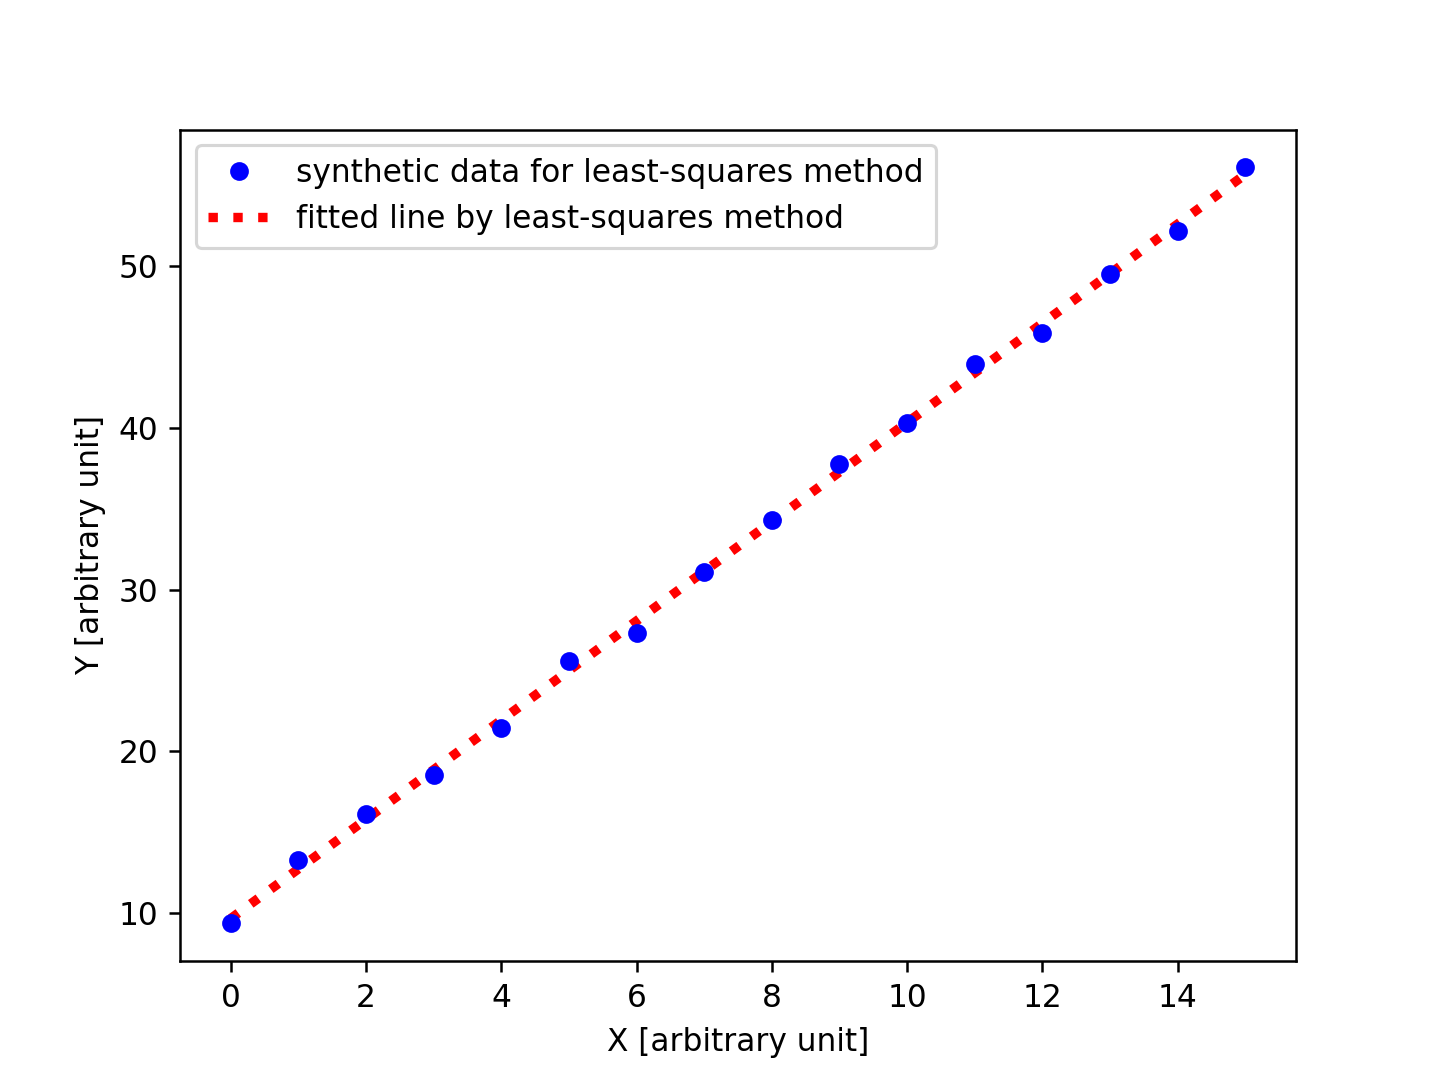

This chart was generated by the following Python code:
#!/usr/pkg/bin/python3.9

#
# Time-stamp: <2022/10/16 18:30:02 (CST) daisuke>
#

# importing sys module
import sys

# importing numpy module
import numpy

# importing scipy module
import scipy.optimize
import scipy.stats

# importing matplotlib module
import matplotlib.figure
import matplotlib.backends.backend_agg

# input file name
file_input = 'ai202209_s05_38.data'

# output file name
file_output = 'ai202209_s05_40.png'

# making empty numpy arrays
data_x = numpy.array ([])
data_y = numpy.array ([])

# opening file for reading
with open (file_input, 'r') as fh:
    # reading file line-by-line
    for line in fh:
        # splitting line into "x" and "y"
        (x_str, y_str) = line.split ()
        # converting string into float
        try:
            x = float (x_str)
        except:
            print (f'cannot convert "{x_str}" into float.')
            print (f'something is wrong.')
            print (f'exiting...')
            sys.exit (1)
        try:
            y = float (y_str)
        except:
            print (f'cannot convert "{y_str}" into float.')
            print (f'something is wrong.')
            print (f'exiting...')
            sys.exit (1)
        # appending data into numpy arrays
        data_x = numpy.append (data_x, x)
        data_y = numpy.append (data_y, y)

# printing data
for i in range (len (data_x)):
    print (f'(x_{i:02d}, y_{i:02d}) = ({data_x[i]:8.3f}, {data_y[i]:8.3f})')

# a function for straight line
def line (x, a, b):
    # line
    y = a * x + b
    # returning y
    return y

# a function to calculate residuals
def residual (param, x, y):
    # calculation of residual
    residue = param[0] * x + param[1] - y
    # returning residual
    return residue

# initial guess of coefficients
param0 = [1.0, 1.0]

# fitting
fit_lsq = scipy.optimize.least_squares (residual, param0, \
                                        args=(data_x, data_y) )

# printing result of fitting
print (f'{fit_lsq}')

# degree of freedom
dof = len (data_x) - len (fit_lsq.x)
print (f'dof = {dof}')

# reduced chi-squared
reduced_chi2 = (fit_lsq.fun**2).sum () / dof
print (f'reduced chi-squared = {reduced_chi2}')

# Jacobian
J = fit_lsq.jac
print (f'Jacobian:\n{J}')

# transpose matrix of Jacobian
Jt =J.T

# calculation of J^T J
Jt_J = numpy.matmul (Jt, J)

# covariance matrix
pcov = numpy.linalg.inv (Jt_J) * reduced_chi2
print (f'covariance matrix:\n{pcov}')

# fitted a and b
a_fitted, b_fitted = fit_lsq.x
a_err, b_err = numpy.sqrt ( numpy.diagonal (pcov) )
print (f'a = {a_fitted:8.3f} +/- {a_err:8.3f} ({a_err/a_fitted*100.0:8.3f}%)')
print (f'b = {b_fitted:8.3f} +/- {b_err:8.3f} ({b_err/b_fitted*100.0:8.3f}%)')

# range of data
x_min = scipy.stats.tmin (data_x)
x_max = scipy.stats.tmax (data_x)

# fitted line
fitted_x = numpy.linspace (x_min, x_max, 1000)
fitted_y = line (fitted_x, a_fitted, b_fitted)

#
# making plot using Matplotlib
#
    
# making objects "fig" and "ax"
fig    = matplotlib.figure.Figure ()
canvas = matplotlib.backends.backend_agg.FigureCanvasAgg (fig)
ax     = fig.add_subplot (111)

# axes
ax.set_xlabel ('X [arbitrary unit]')
ax.set_ylabel ('Y [arbitrary unit]')

# plotting data
ax.plot (data_x, data_y, linestyle='None', marker='o', markersize=5.0, \
         color='blue', label='synthetic data for least-squares method', \
         zorder=0.2)
ax.plot (fitted_x, fitted_y, linestyle=':', linewidth=3.0, color='red', \
         label='fitted line by least-squares method', zorder=0.1)

# legend
ax.legend ()

# saving file
fig.savefig (file_output, dpi=225)
